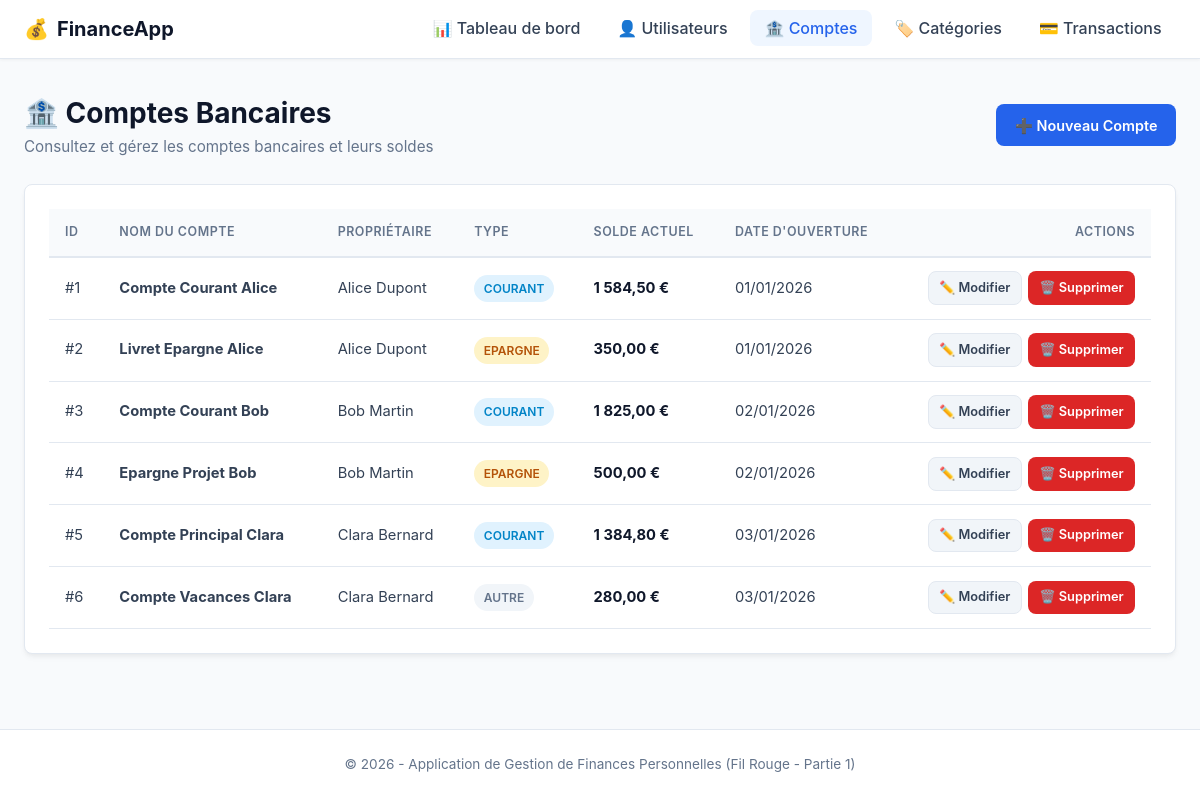
The app's page /comptes/list.php with its own data.
### tables this page shows
CREATE TABLE IF NOT EXISTS Compte_bancaire (
    id_compte INT AUTO_INCREMENT PRIMARY KEY,
    id_utilisateur INT NOT NULL,
    nom_compte VARCHAR(100) NOT NULL,
    type_compte ENUM('courant', 'epargne', 'autre') NOT NULL,
    solde DECIMAL(10,2) DEFAULT 0.00,
    date_ouverture DATE NOT NULL,
    CONSTRAINT fk_compte_utilisateur
        FOREIGN KEY (id_utilisateur)
        REFERENCES Utilisateur(id_utilisateur)
        ON DELETE CASCADE
);

CREATE TABLE IF NOT EXISTS Utilisateur (
    id_utilisateur INT AUTO_INCREMENT PRIMARY KEY,
    nom VARCHAR(100) NOT NULL,
    prenom VARCHAR(100) NOT NULL,
    email VARCHAR(191) NOT NULL UNIQUE,
    mot_de_passe VARCHAR(255) NOT NULL,
    date_creation DATETIME DEFAULT CURRENT_TIMESTAMP
);

### comptes/list.php (the view, shortened to what this page needs)
<?php
require_once __DIR__ . '/../config/db.php';
$sql = "SELECT c.*, u.nom AS user_nom, u.prenom AS user_prenom
        FROM Compte_bancaire c
        INNER JOIN Utilisateur u ON c.id_utilisateur = u.id_utilisateur
        ORDER BY c.id_compte ASC";
$stmt = $pdo->prepare($sql);
$stmt->execute();
$comptes = $stmt->fetchAll();
require_once __DIR__ . '/../includes/header.php';
?>
<div class="page-header">
    <div>
        <h1>🏦 Comptes Bancaires</h1>
        <p>Consultez et gérez les comptes bancaires et leurs soldes</p>
    </div>
    <a href="add.php" class="btn btn-primary">➕ Nouveau Compte</a>
</div>
<div class="card">
    <div class="table-responsive">
        <table>
            <thead>
                <tr>
                    <th>ID</th>
                    <th>Nom du compte</th>
                    <th>Propriétaire</th>
                    <th>Type</th>
                    <th>Solde actuel</th>
                    <th>Date d'ouverture</th>
                    <th style="text-align: right;">Actions</th>
                </tr>
            </thead>
            <tbody>
                <?php if (empty($comptes)): ?>
                    <tr>
                        <td colspan="7" style="text-align: center; color: var(--text-muted); padding: 2rem;">
                            Aucun compte bancaire enregistré. Cliquez sur "Nouveau Compte" pour en ajouter un.
                        </td>
                    </tr>
                <?php else: ?>
                    <?php foreach ($comptes as $c): ?>
                        <tr>
                            <td>#<?= htmlspecialchars($c['id_compte']) ?></td>
                            <td><strong><?= htmlspecialchars($c['nom_compte']) ?></strong></td>
                            <td><?= htmlspecialchars($c['user_prenom'] . ' ' . $c['user_nom']) ?></td>
                            <td>
                                <span class="badge badge-<?= htmlspecialchars($c['type_compte']) ?>">
                                    <?= htmlspecialchars(ucfirst($c['type_compte'])) ?>
                                </span>
                            </td>
                            <td>
                                <strong style="color: <?= $c['solde'] >= 0 ? 'var(--dark)' : 'var(--danger)' ?>;">
                                    <?= number_format($c['solde'], 2, ',', ' ') ?> €
                                </strong>
                            </td>
                            <td><?= date('d/m/Y', strtotime($c['date_ouverture'])) ?></td>
                            <td style="text-align: right;">
                                <div class="actions-group" style="justify-content: flex-end;">
                                    <a href="edit.php?id=<?= $c['id_compte'] ?>" class="btn btn-secondary btn-sm">
                                        ✏️ Modifier
                                    </a>
                                    <a href="delete.php?id=<?= $c['id_compte'] ?>"
                                       class="btn btn-danger btn-sm btn-delete"
                                       data-confirm="Êtes-vous sûr de vouloir supprimer ce compte (<?= htmlspecialchars($c['nom_compte']) ?>) ? Ses transactions seront également supprimées.">
                                        🗑️ Supprimer
                                    </a>
                                </div>
                            </td>
                        </tr>
                    <?php endforeach; ?>
                <?php endif; ?>
            </tbody>
        </table>
    </div>
</div>
<?php
require_once __DIR__ . '/../includes/footer.php';
?>

### assets/css/style.css (style rules this page uses)
:root { --primary: #2563eb; --primary-hover: #1d4ed8; --secondary: #64748b; --success: #16a34a; --success-bg: #dcfce7; --danger: #dc2626; --danger-bg: #fee2e2; --warning: #d97706; --warning-bg: #fef3c7; --info: #0284c7; --info-bg: #e0f2fe; --dark: #0f172a; --light: #f8fafc; --card-bg: #ffffff; --border: #e2e8f0; --text: #334155; --text-muted: #64748b; --radius: 8px; --shadow: 0 4px 6px -1px rgba(0, 0, 0, 0.05), 0 2px 4px -1px rgba(0, 0, 0, 0.03); }
* { box-sizing: border-box; margin: 0; padding: 0; }
body { font-family: -apple-system, BlinkMacSystemFont, "Segoe UI", Roboto, Helvetica, Arial, sans-serif; background-color: var(--light); color: var(--text); line-height: 1.6; display: flex; flex-direction: column; min-height: 100vh; }
.page-header { display: flex; justify-content: space-between; align-items: center; flex-wrap: wrap; gap: 1rem; margin-bottom: 1.5rem; }
.page-header h1 { font-size: 1.75rem; color: var(--dark); font-weight: 700; }
.page-header p { color: var(--text-muted); font-size: 0.95rem; }
.card { background-color: var(--card-bg); border-radius: var(--radius); border: 1px solid var(--border); box-shadow: var(--shadow); padding: 1.5rem; margin-bottom: 2rem; }
.btn { display: inline-flex; align-items: center; gap: 0.4rem; padding: 0.55rem 1.1rem; font-size: 0.9rem; font-weight: 600; border-radius: var(--radius); text-decoration: none; border: 1px solid transparent; cursor: pointer; transition: all 0.2s ease; }
.btn-primary { background-color: var(--primary); color: white; }
.btn-secondary { background-color: #f1f5f9; color: var(--text); border-color: var(--border); }
.btn-danger { background-color: var(--danger); color: white; }
.btn-sm { padding: 0.35rem 0.65rem; font-size: 0.8rem; }
.actions-group { display: flex; gap: 0.4rem; }
.table-responsive { overflow-x: auto; }
table { width: 100%; border-collapse: collapse; text-align: left; font-size: 0.92rem; }
table th { background-color: #f8fafc; color: var(--text-muted); font-weight: 600; text-transform: uppercase; font-size: 0.78rem; letter-spacing: 0.5px; padding: 0.85rem 1rem; border-bottom: 2px solid var(--border); }
table td { padding: 0.85rem 1rem; border-bottom: 1px solid var(--border); vertical-align: middle; }
.badge { display: inline-block; padding: 0.25rem 0.6rem; font-size: 0.75rem; font-weight: 600; border-radius: 9999px; text-transform: uppercase; }
.badge-courant { background-color: var(--info-bg); color: var(--info); }
.badge-epargne { background-color: #fef3c7; color: #b45309; }
.badge-autre { background-color: #f1f5f9; color: var(--secondary); }

### records on screen
compte_bancaire: id_compte "1", nom_compte "Compte Courant Alice", id_utilisateur.nom "Alice Dupont", type_compte "COURANT", solde "1 584,50", date_ouverture "01/01/2026"
compte_bancaire: id_compte "2", nom_compte "Livret Epargne Alice", id_utilisateur.nom "Alice Dupont", type_compte "EPARGNE", solde "350,00", date_ouverture "01/01/2026"
compte_bancaire: id_compte "3", nom_compte "Compte Courant Bob", id_utilisateur.nom "Bob Martin", type_compte "COURANT", solde "1 825,00", date_ouverture "02/01/2026"
compte_bancaire: id_compte "4", nom_compte "Epargne Projet Bob", id_utilisateur.nom "Bob Martin", type_compte "EPARGNE", solde "500,00", date_ouverture "02/01/2026"
compte_bancaire: id_compte "5", nom_compte "Compte Principal Clara", id_utilisateur.nom "Clara Bernard", type_compte "COURANT", solde "1 384,80", date_ouverture "03/01/2026"
compte_bancaire: id_compte "6", nom_compte "Compte Vacances Clara", id_utilisateur.nom "Clara Bernard", type_compte "AUTRE", solde "280,00", date_ouverture "03/01/2026"
